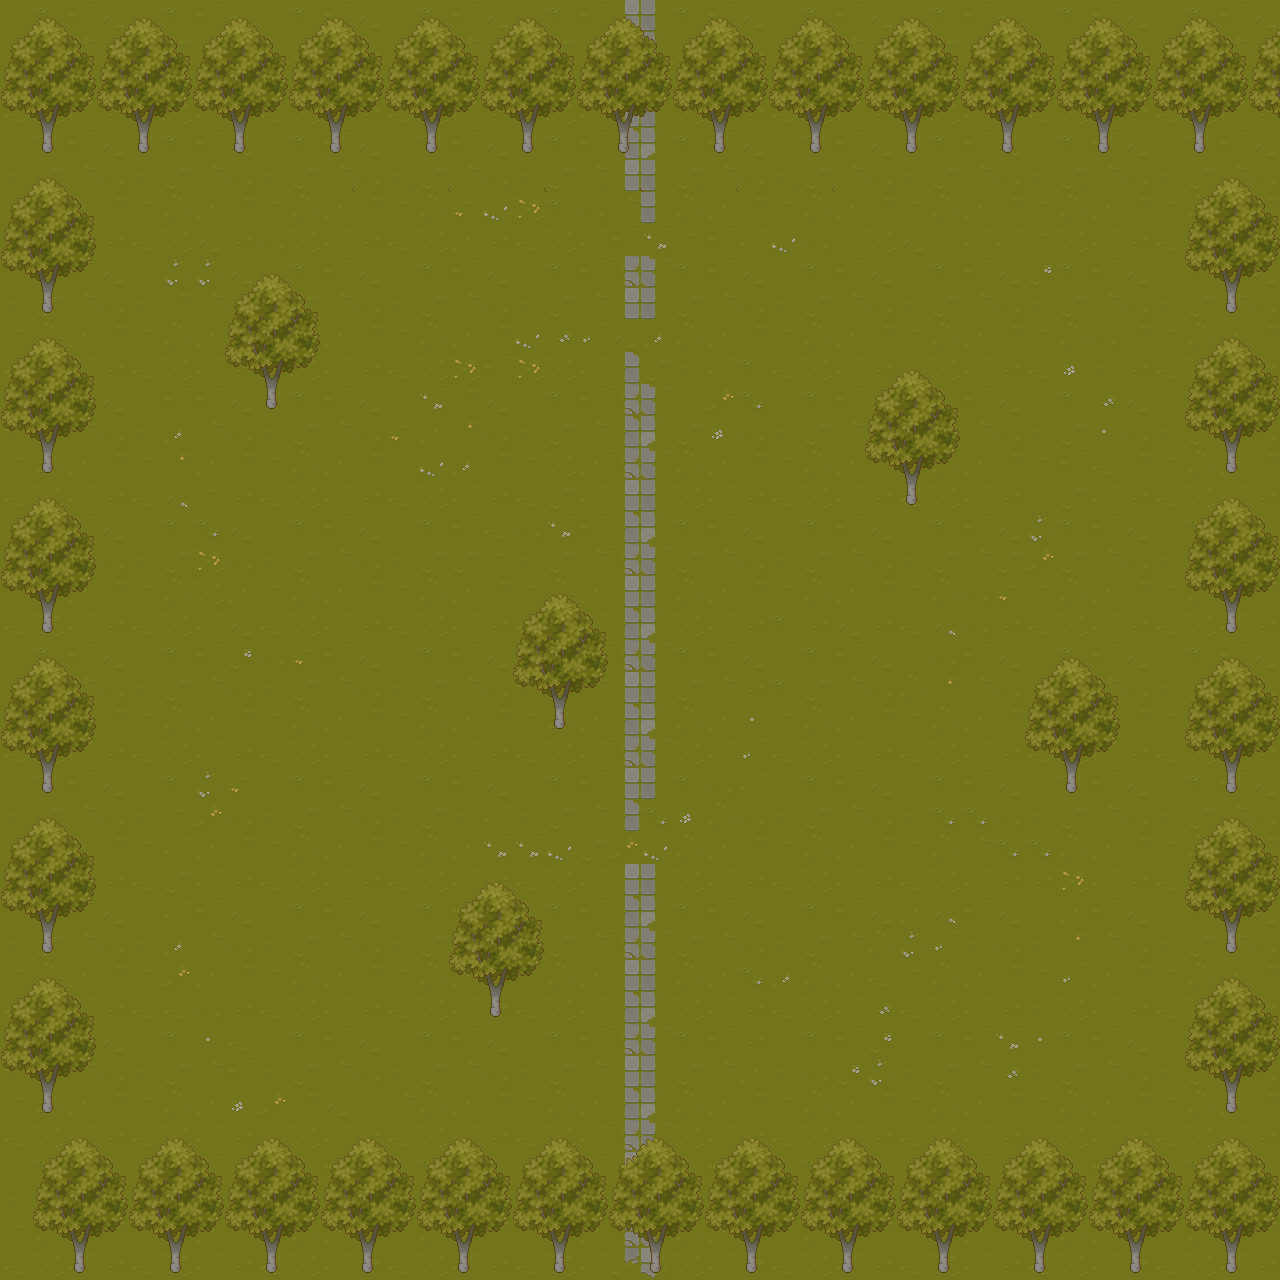

This game map was drawn from its Tiled (.tmx) file and the tilesets committed beside it. A one-line description and the trimmed map source follow:
An orthogonal 40x40 tile map with 32x32 px tiles, 2 tile layers (Tile Layer 1, Tile Layer 2) and 9 objects.

<map version="1.10" tiledversion="1.11.2" orientation="orthogonal" renderorder="right-down" width="40" height="40" tilewidth="32" tileheight="32" infinite="0" nextlayerid="4" nextobjectid="15">
 <editorsettings>
  <export target="FirstMap.lua" format="lua" />
 </editorsettings>
 <tileset firstgid="1" name="FirstTileset" tilewidth="32" tileheight="32" tilecount="1792" columns="32">
  <image source="../Tilesets/PrototypeTileset.png" width="1024" height="1792" />
 </tileset>
 <layer id="1" name="Tile Layer 1" width="40" height="40">
  <data>[1600 cells, 1600 non-empty, 24 distinct tile ids]</data>
 </layer>
 <layer id="2" name="Tile Layer 2" width="40" height="40">
  <data>[1600 cells, 828 non-empty, 47 distinct tile ids]</data>
 </layer>
 <objectgroup id="3" name="Collision">
  <object id="1" x="6.55335" y="17.0387" width="1280.52" height="103.543" />
  <object id="2" x="1209.75" y="137.62" width="55.0481" height="1131.11" />
  <object id="3" x="15.728" y="1158.63" width="1175.67" height="85.1935" />
  <object id="4" x="9.17469" y="129.756" width="74.7082" height="1003.97" />
  <object id="10" x="242.474" y="287.037" width="60.2908" height="90.4362">
   <ellipse />
  </object>
  <object id="11" x="528.2" y="606.84" width="66.8442" height="90.4362">
   <ellipse />
  </object>
  <object id="12" x="467.909" y="893.877" width="62.9121" height="90.4362">
   <ellipse />
  </object>
  <object id="13" x="1035.43" y="659.267" width="73.3975" height="99.6109">
   <ellipse />
  </object>
  <object id="14" x="882.081" y="377.473" width="68.1548" height="99.6109">
   <ellipse />
  </object>
 </objectgroup>
</map>
